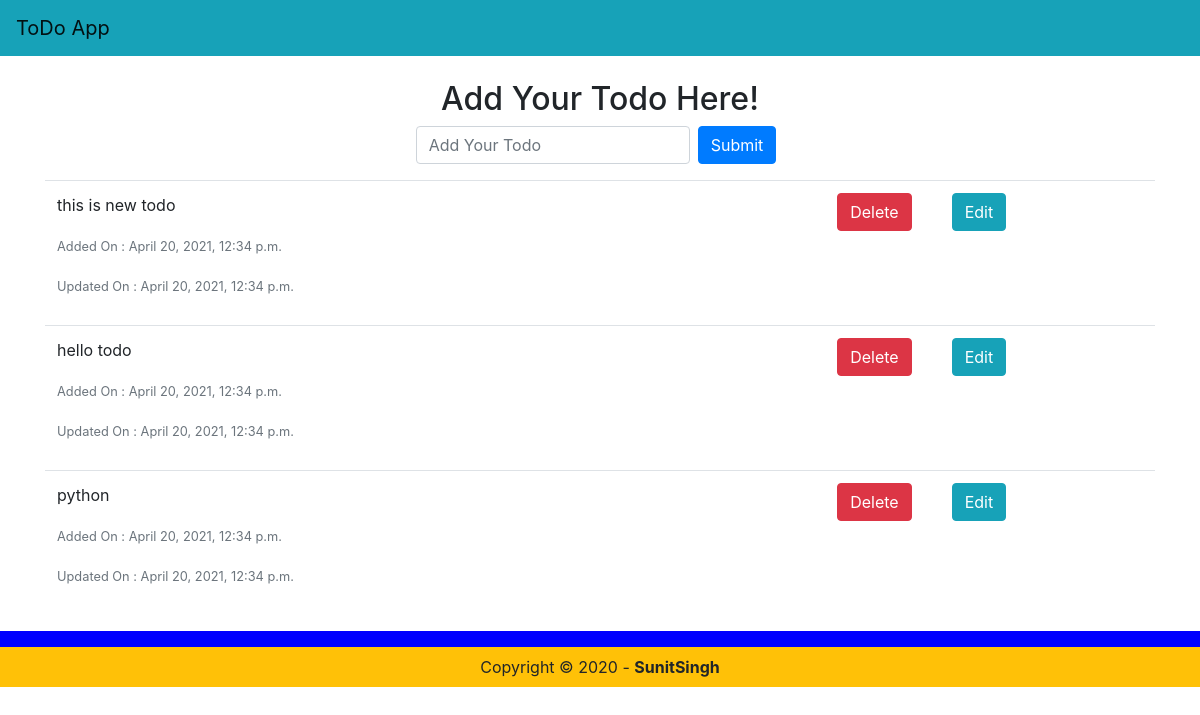
The page / on the database its author committed.
### todo/models.py (models this page shows, shortened)
class ToDo(models.Model):
    todo_text = models.CharField(max_length = 200)
    added_on = models.DateTimeField(auto_now_add=True,)
    updated_on = models.DateTimeField(auto_now=True)
    class Meta:
        ordering = ['-added_on']

### todo/views.py (the view)
# urls.py: 2. Add a URL to urlpatterns:  path('', views.home, name='home')
def home(request):
    template_name = 'home.html'
    todo_list = ToDo.objects.all() #return queryset
    form = ToDoForm()
    context = {'todo_list':todo_list,"form":form}
    return render(request, template_name, context=context)

### todo/forms.py
class ToDoForm(forms.Form):
    todo_text = forms.CharField(widget=forms.TextInput(attrs={'class':'form-control',
                        'placeholder':'Add Your Todo'}))

### todo/templates/home.html (shortened to what this page needs)
{% extends 'base.html' %}
{% block content %}
<div class="container">
    <div class="row">
        <div class="col-12">
            <h2 class= "text-center mt-4 mb-2">Add Your Todo Here!</h2>
        </div>
    </div>
    <div class= "row">
        <div class="col-12">
            <form class="form-inline justify-content-center" action ="add_todo/" method ="POST">
                <div class="form-group">
                    {{form.todo_text}}
                    <button type="submit" class="mx-2 btn btn-primary" >Submit</button>
                </div>
            </form>
        </div>
    </div>
    <div class="row mt-3">
        <div class="col-12 table-responsive">
            <table class="table">
                <tbody>
                   {% for todo in todo_list %}
                  <tr>
                    <td>
                        <p>{{ todo.todo_text }}</p>
                        <p class="text-muted"><small>Added On :
                            {{ todo.added_on }}</small></p>
                        <p class="text-muted"><small>Updated On :
                            {{ todo.updated_on }}</small></p>
                    </td>
                    <td class="text-right">
                        <form action="{% url 'delete_todo' todo.id %}" method="POST">
                            <button type="submit" class="mx-2 btn btn-danger" >Delete</button>
                        </form>
                    </td>
                    <td>
                            <a href="{% url 'edit_todo' todo.id %}"type="button" class="mx-2 btn btn-info" >Edit</a>
                    </td>
                  </tr>
                  {% endfor %}
                </tbody>
              </table>
        </div>
    </div>
</div>
{% endblock%}

### todo/templates/base.html (shortened to what this page needs)
{% load static %}
<!DOCTYPE html>
<html>
<head>
    <link rel="stylesheet" href="https://cdn.jsdelivr.net/npm/bootstrap@4.5.3/dist/css/bootstrap.min.css">
    <link rel="stylesheet" type="text/css" href="{% static 'style.css' %}">
</head>
<body>
    <header>
        <nav class="navbar navbar-light bg-info">
            <a class="navbar-brand" href="#">ToDo App</a>
          </nav>
    </header>
    {% block content %} {% endblock%}
    {% include 'components/footer.html' %}
</body>
</html>

### todo/templates/components/footer.html (shortened to what this page needs)
<footer class="container-fluid">
    <div class="row">
        <div class="col-12 text-center bg-warning py-2 mt-3">
            Copyright &copy; 2020 - <strong>SunitSingh</strong>
        </div>
    </div>
</footer>

### todo/templates/components/footer.html (style rules this page uses)
footer { background-color:blue; }

### rows shown on the page
ToDo: todo_text "this is new todo", added_on "April 20, 2021, 12:34 p.m.", updated_on "April 20, 2021, 12:34 p.m."
ToDo: todo_text "hello todo", added_on "April 20, 2021, 12:34 p.m.", updated_on "April 20, 2021, 12:34 p.m."
ToDo: todo_text "python", added_on "April 20, 2021, 12:34 p.m.", updated_on "April 20, 2021, 12:34 p.m."
